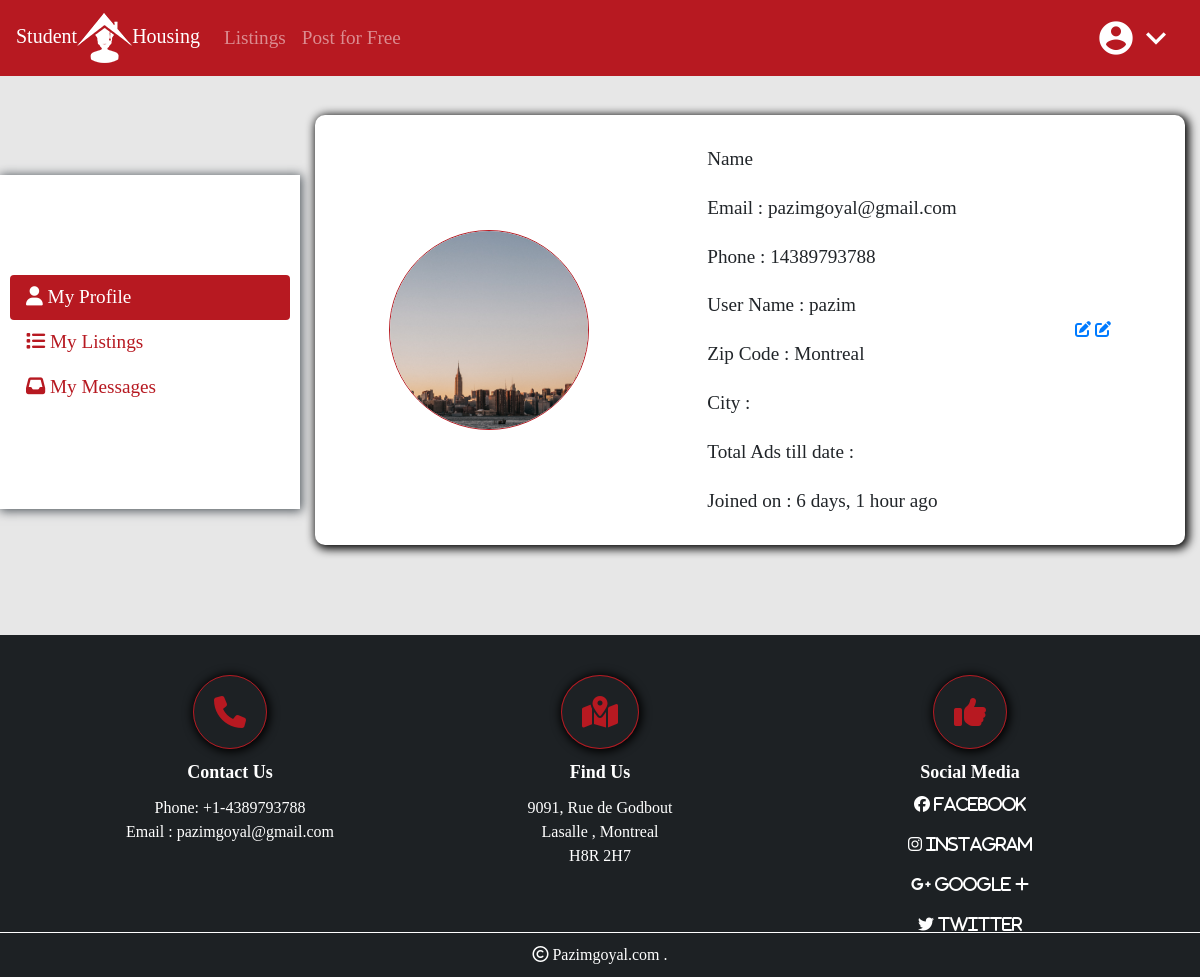
/user/dashboard/ (signed in), run on the app's committed database.
### users/models.py (models this page shows)
class UserModel(models.Model):
    user = models.OneToOneField(User, on_delete=models.CASCADE)
    phone = models.IntegerField(blank=True)
    city = models.CharField(max_length=10, blank=True)
    zipcode = models.CharField(max_length=10, blank=True)
    photo = models.ImageField(upload_to='user/%Y/%m/%d', blank=True)

### users/views.py (the view)
# urls.py: path('dashboard/', views.dashboard, name='dashboard'),
def dashboard(request):
    if request.user.is_authenticated:
        myobject = HouseListings.objects.order_by('-created_date').filter(user=request.user)
        myobject2 = get_object_or_404(UserModel, user=request.user)
        return render(request, 'dashboard.html', {'items': myobject, 'userinfo': myobject2})
    else:
        messages.info(request, "You need to Login First")
        return redirect('login')

### templates/dashboard.html (shortened to what this page needs)
{% extends 'base.html' %}
{% block content %}
{% load humanize%}
<div class="dashboard2">
    <div class="row">
        <div class="col-3 left-dash">
            <div class="nav flex-column nav-pills" id="v-pills-tab" role="tablist" aria-orientation="vertical">
                <a class="nav-link active" id="v-pills-home-tab" data-toggle="pill" href="#v-pills-home" role="tab"
                   aria-controls="v-pills-home" aria-selected="true"><i class="fas fa-user"> </i> My Profile</a>
                <a class="nav-link" id="v-pills-profile-tab" data-toggle="pill" href="#v-pills-profile" role="tab"
                   aria-controls="v-pills-profile" aria-selected="false"><i class="fas fa-list"></i> My Listings</a>
                <a class="nav-link" id="v-pills-messages-tab" data-toggle="pill" href="#v-pills-messages" role="tab"
                   aria-controls="v-pills-messages" aria-selected="false"><i class="fas fa-inbox"></i> My Messages</a>
            </div>
        </div>
        <div class="col-9 right-dash">
            <div class="tab-content" id="v-pills-tabContent">
                <div class="tab-pane fade show active left_pannel" id="v-pills-home" role="tabpanel"
                     aria-labelledby="v-pills-home-tab">
                    <div class="infoUser container requestDetails">
                        <img src="{{userinfo.photo.url}}" class="userPic">
                        <div class="userInfo">
                            <div>Name {{user.first_name}} {{user.last_name}}</div>
                            <div>Email : {{user.email}}</div>
                            <div>Phone : {{userinfo.phone}}</div>
                            <div>User Name : {{user.username}}</div>
                            <div>Zip Code : {{userinfo.city}}</div>
                            <div>City : {{userinfo.zipCode}}</div>
                            <div>Total Ads till date :</div>
                            <div>Joined on : {{user.date_joined|naturaltime|naturalday}}</div>
                        </div>
                        <div><a href="{%url 'password_change'%}"><i class="fas fa-edit"></i> </a><a href="{%url 'editProfile'%}"><i class="fas fa-edit"></i> </a></div>
                    </div>
                </div>
            </div>
        </div>
    </div>
</div>
{%endblock%}

### StudentHomes/static/css/style1.css (style rules this page uses)
* { max-width: 100%; margin: 0px; padding: 0px; -webkit-appearance: none; }
body { background: #e7e7e7; font-family: 'Vollkorn', serif; padding-top: 75px; }
.row { margin-left: 0px; margin-right: 0px; }
.requestDetails { margin-top: 40px; padding: 20px; border-radius: 10px; background-color: #fff; box-shadow: 2px 2px 10px 2px #000; }
.left_pannel .infoUser { display: flex; justify-content: space-around; align-items: center; }
.left_pannel .userPic { width: 200px; height: 200px; object-fit: cover; overflow: hidden; border: 1px solid #b71921; border-radius: 50%; }
.infoUser .userInfo div { padding: 10px; font-size: larger; }
.dashboard2 { min-height: 70vh; }
.dashboard2 .left-dash { padding: 100px 10px; margin-top: 100px; box-shadow: 1px 1px 10px 1px #4e555b; background: #fff; height: 100%; }
.left-dash .nav-pills .nav-link { color: #b71921; font-size: 1.2em; }
.left-dash .nav-pills .nav-link.active { background-color: #b71921; color: #fff; }

### data on the page
UserModel: photo (picture), phone "14389793788", city "Montreal"

### other printed values
{{ user.email }} "pazimgoyal@gmail.com"
{{ user.username }} "pazim"
{{ user.date_joined|naturaltime|naturalday }} "6 days, 1 hour ago"
